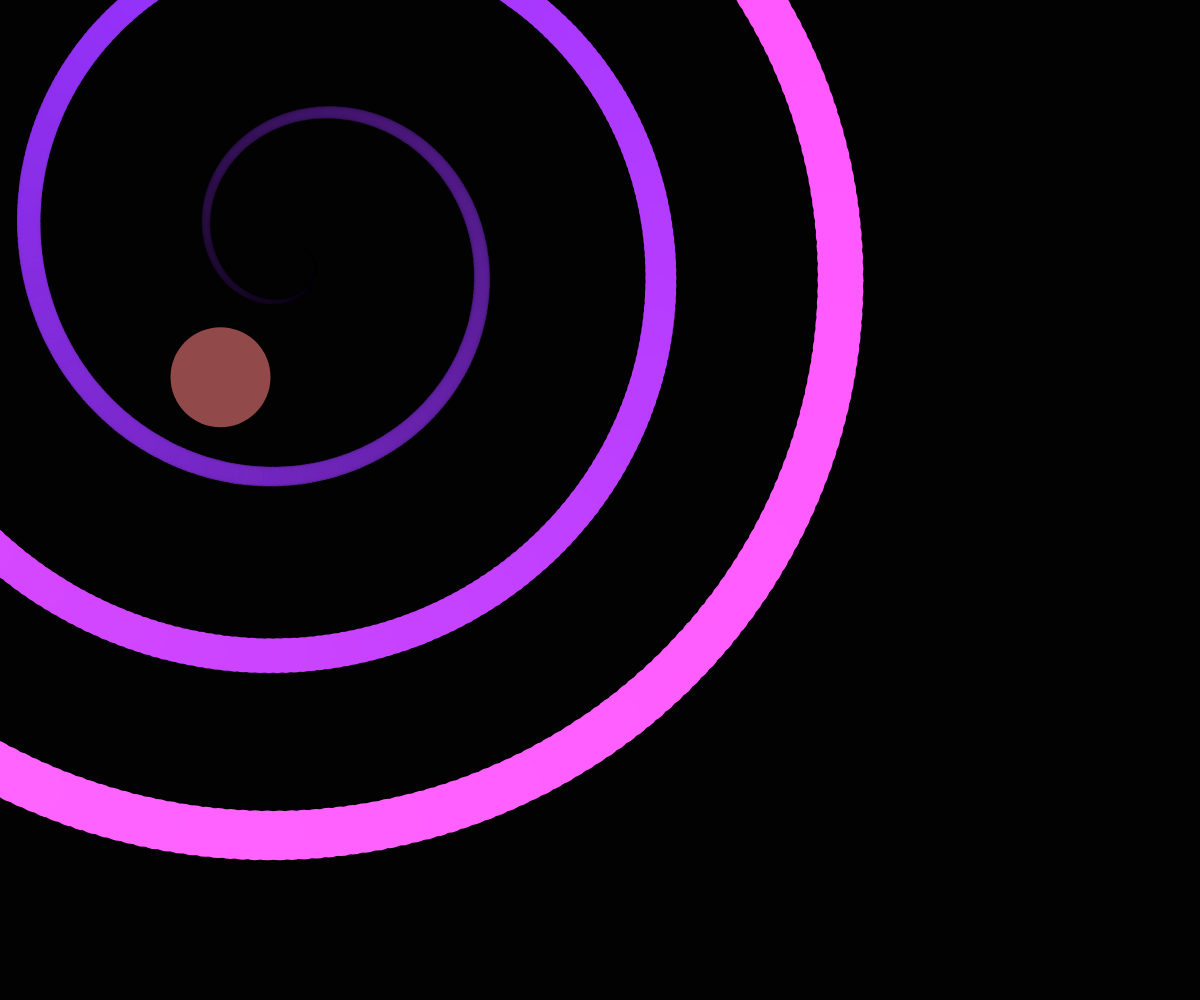
Frame 1 (no input)
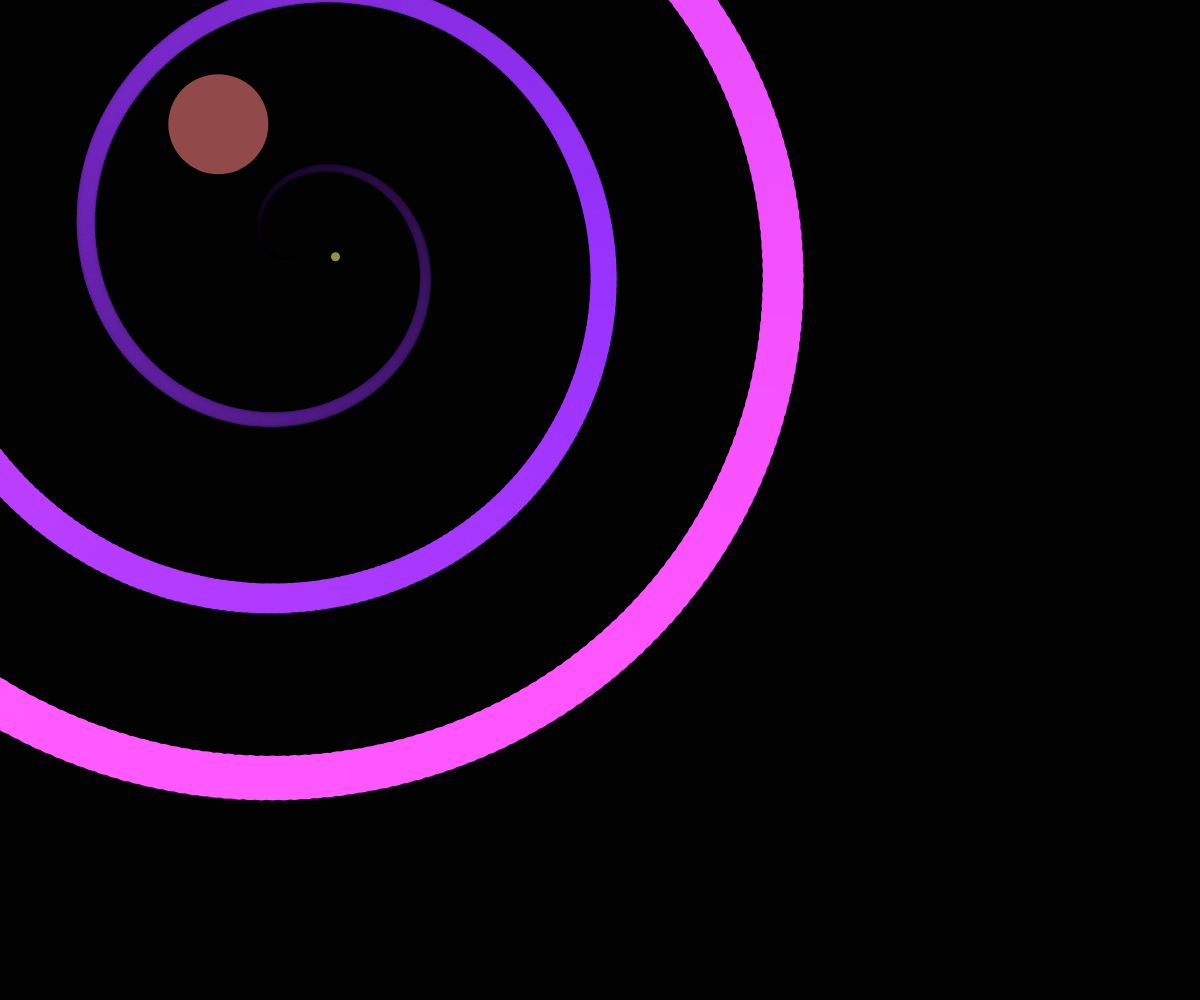
Frame 60 (no input)
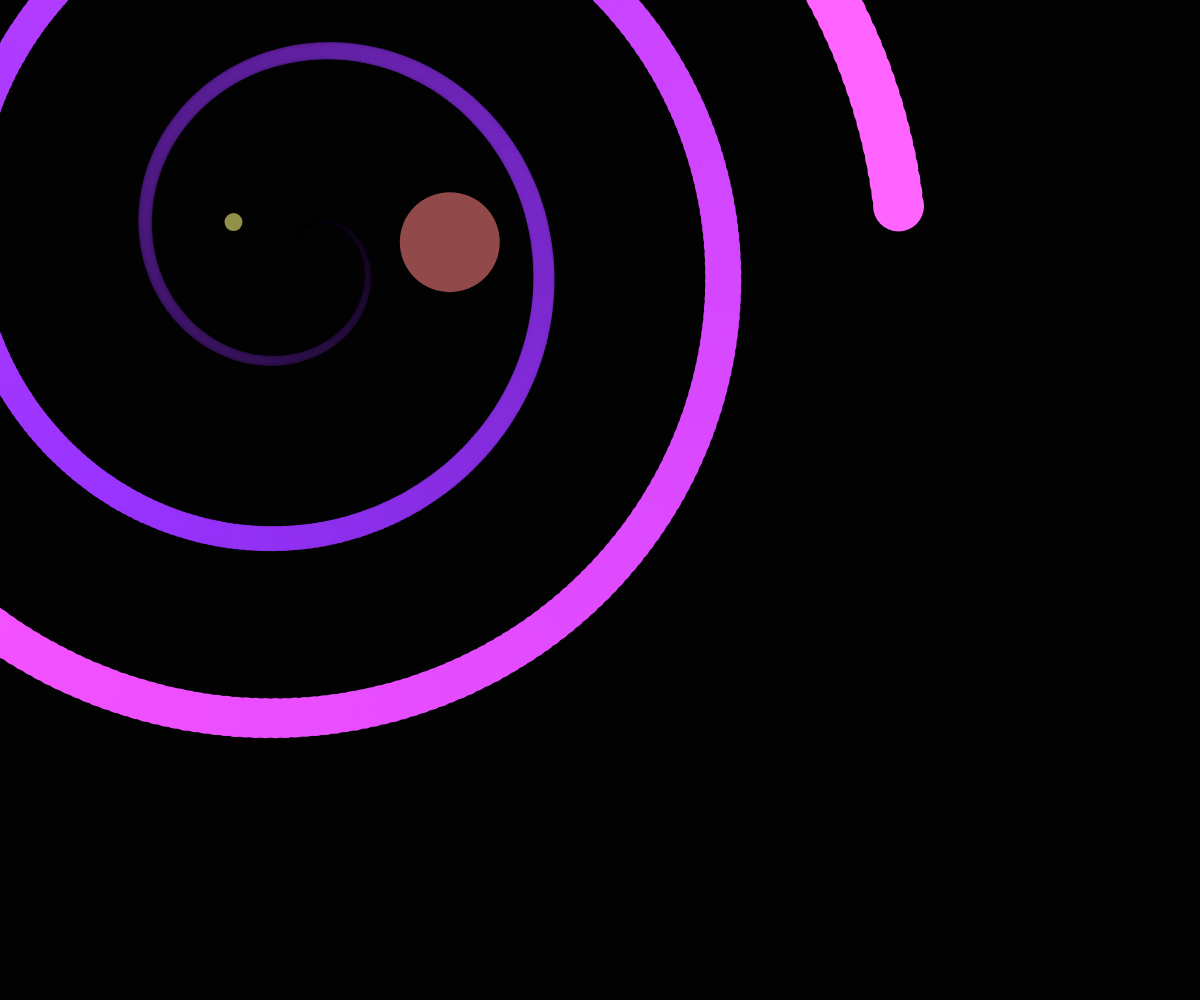
Frame 120 (the mouse pressed at the canvas centre since frame 60)

The p5.js sketch that drew these frames (run headless with seeded random() and noise() and a simulated clock; from frame 60 on, the mouse is pressed at the canvas centre):

// p5.js sketch
// ── sketch.js
let randomColor = (255, 255, 255);
let bgColor = (2, 2, 2);

let originAngle = 2.0;
let angleIncrement = 1;

let angle = 2.0;
let offsetX;
let offsetY;
let scalar = 1.5;
let speed = 1.2;
let radius = 2;
let spiralAlpha = 0;
let col = {
  r: 0,
  g: 0,
  b: 0
};

let smallRadius = 0;
let smallAngle = 2.0;
let smallScalar = 1.5;
let smallSpeed = 3.3;

function setup() {
  createCanvas(windowWidth, windowHeight);
  angleMode(DEGREES);
  frameRate(60)
  //noLoop();
  //colorMode(RGB, 100);

  noSmooth();

  strokeW = 0.3;
  density = 1;
  offsetX = width / 2;
  offsetY = height / 2;
}

function draw() {

  background(bgColor);
  strokeWeight(strokeW);
  stroke(0, 0, 0);
  noStroke();
  scale(0.5);

  for (let i = 0; i < 1000; i++) {
    col.r += 0.3;
    col.g += 0.1;
    col.b += 0.5;
    let spiralColor = color(col.r, col.g, col.b);
    spiralAlpha += 0.5;
    spiralColor.setAlpha(spiralAlpha);
    radius += 0.1;
    var x = offsetX + cos(angle) * scalar;
    var y = offsetY + sin(angle) * scalar;
    fill(spiralColor);
    ellipse(x, y, radius);
    angle += speed;
    scalar += speed;
  }

  let ballX = cos(angle) * 300 + width / 2;
  let ballY = sin(angle) * 300 + height / 2;
  fill(200, 100, 100, 185);
  strokeWeight(2);
  circle(ballX, ballY, 200);

  
  angle = angleIncrement;
  angleIncrement = (angleIncrement + 2) % 360;
  scalar = 1.5;
  radius = 2;
  spiralAlpha = 0;
  col = {
    r: 0,
    g: 0,
    b: 0
  };
  var smallBallX = offsetX + cos(smallAngle+180) * smallScalar;
  var smallBallY = offsetY + sin(smallAngle+180) * smallScalar;
  smallRadius = (smallRadius + 0.3);
  fill(200, 200, 100, 185);
  strokeWeight(2);
  circle(smallBallX, smallBallY, smallRadius);
  smallAngle = (smallAngle + speed+2);
  smallScalar = (smallScalar + speed)/*%1440*/;

  if (smallScalar > 1440) {
    smallScalar = 0;
    smallRadius = 20;
  }
}
